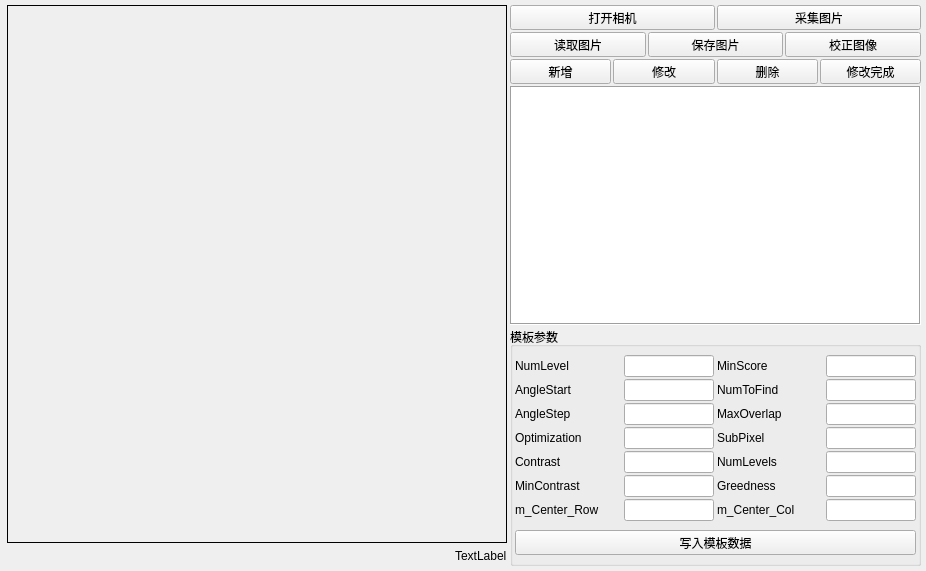
<?xml version="1.0" encoding="UTF-8"?>
<ui version="4.0">
 <class>ModelParSet</class>
 <widget class="QWidget" name="ModelParSet">
  <property name="geometry">
   <rect>
    <x>0</x>
    <y>0</y>
    <width>926</width>
    <height>571</height>
   </rect>
  </property>
  <property name="mouseTracking">
   <bool>true</bool>
  </property>
  <property name="windowTitle">
   <string>ROIEdit</string>
  </property>
  <property name="styleSheet">
   <string notr="true">QPushButton
{
	font: 50 10pt &quot;微软雅黑&quot;;
}</string>
  </property>
  <layout class="QHBoxLayout" name="horizontalLayout_9">
   <property name="spacing">
    <number>3</number>
   </property>
   <property name="leftMargin">
    <number>5</number>
   </property>
   <property name="topMargin">
    <number>5</number>
   </property>
   <property name="rightMargin">
    <number>5</number>
   </property>
   <property name="bottomMargin">
    <number>5</number>
   </property>
   <item>
    <layout class="QVBoxLayout" name="verticalLayout_5">
     <property name="spacing">
      <number>3</number>
     </property>
     <property name="leftMargin">
      <number>2</number>
     </property>
     <item>
      <widget class="QLabel" name="label">
       <property name="sizePolicy">
        <sizepolicy hsizetype="Expanding" vsizetype="Expanding">
         <horstretch>0</horstretch>
         <verstretch>0</verstretch>
        </sizepolicy>
       </property>
       <property name="minimumSize">
        <size>
         <width>500</width>
         <height>0</height>
        </size>
       </property>
       <property name="mouseTracking">
        <bool>true</bool>
       </property>
       <property name="frameShape">
        <enum>QFrame::Box</enum>
       </property>
       <property name="text">
        <string/>
       </property>
      </widget>
     </item>
     <item>
      <layout class="QHBoxLayout" name="horizontalLayout_19">
       <item>
        <spacer name="horizontalSpacer">
         <property name="orientation">
          <enum>Qt::Horizontal</enum>
         </property>
         <property name="sizeHint" stdset="0">
          <size>
           <width>40</width>
           <height>20</height>
          </size>
         </property>
        </spacer>
       </item>
       <item>
        <widget class="QLabel" name="lblPosInfo">
         <property name="text">
          <string>TextLabel</string>
         </property>
        </widget>
       </item>
      </layout>
     </item>
    </layout>
   </item>
   <item>
    <layout class="QVBoxLayout" name="verticalLayout_7">
     <property name="spacing">
      <number>2</number>
     </property>
     <item>
      <layout class="QHBoxLayout" name="horizontalLayout_6">
       <item>
        <widget class="QPushButton" name="pbtnCamOpen">
         <property name="maximumSize">
          <size>
           <width>16777215</width>
           <height>25</height>
          </size>
         </property>
         <property name="text">
          <string>打开相机</string>
         </property>
        </widget>
       </item>
       <item>
        <widget class="QPushButton" name="pbtnTakePhoto">
         <property name="maximumSize">
          <size>
           <width>16777215</width>
           <height>25</height>
          </size>
         </property>
         <property name="text">
          <string>采集图片</string>
         </property>
        </widget>
       </item>
      </layout>
     </item>
     <item>
      <layout class="QHBoxLayout" name="horizontalLayout_7">
       <item>
        <widget class="QPushButton" name="pbtnReadImage">
         <property name="maximumSize">
          <size>
           <width>16777215</width>
           <height>25</height>
          </size>
         </property>
         <property name="text">
          <string>读取图片</string>
         </property>
        </widget>
       </item>
       <item>
        <widget class="QPushButton" name="pbtnSave">
         <property name="maximumSize">
          <size>
           <width>16777215</width>
           <height>25</height>
          </size>
         </property>
         <property name="text">
          <string>保存图片</string>
         </property>
        </widget>
       </item>
       <item>
        <widget class="QPushButton" name="pbtnCalImage">
         <property name="maximumSize">
          <size>
           <width>16777215</width>
           <height>25</height>
          </size>
         </property>
         <property name="text">
          <string>校正图像</string>
         </property>
        </widget>
       </item>
      </layout>
     </item>
     <item>
      <layout class="QHBoxLayout" name="horizontalLayout_5"/>
     </item>
     <item>
      <layout class="QHBoxLayout" name="horizontalLayout_10">
       <item>
        <widget class="QPushButton" name="pbtnAdd">
         <property name="maximumSize">
          <size>
           <width>16777215</width>
           <height>25</height>
          </size>
         </property>
         <property name="text">
          <string>新增</string>
         </property>
        </widget>
       </item>
       <item>
        <widget class="QPushButton" name="pbtnEdit">
         <property name="maximumSize">
          <size>
           <width>16777215</width>
           <height>25</height>
          </size>
         </property>
         <property name="text">
          <string>修改</string>
         </property>
        </widget>
       </item>
       <item>
        <widget class="QPushButton" name="pbtnDelete">
         <property name="maximumSize">
          <size>
           <width>16777215</width>
           <height>25</height>
          </size>
         </property>
         <property name="text">
          <string>删除</string>
         </property>
        </widget>
       </item>
       <item>
        <widget class="QPushButton" name="pbtnSendSignal">
         <property name="maximumSize">
          <size>
           <width>16777215</width>
           <height>25</height>
          </size>
         </property>
         <property name="text">
          <string>修改完成</string>
         </property>
        </widget>
       </item>
      </layout>
     </item>
     <item>
      <widget class="QTableWidget" name="tblwgtROI">
       <property name="sizePolicy">
        <sizepolicy hsizetype="Preferred" vsizetype="Expanding">
         <horstretch>0</horstretch>
         <verstretch>0</verstretch>
        </sizepolicy>
       </property>
       <property name="frameShape">
        <enum>QFrame::Box</enum>
       </property>
      </widget>
     </item>
     <item>
      <widget class="QGroupBox" name="groupBox">
       <property name="sizePolicy">
        <sizepolicy hsizetype="Preferred" vsizetype="Expanding">
         <horstretch>0</horstretch>
         <verstretch>0</verstretch>
        </sizepolicy>
       </property>
       <property name="minimumSize">
        <size>
         <width>0</width>
         <height>200</height>
        </size>
       </property>
       <property name="title">
        <string>模板参数</string>
       </property>
       <layout class="QVBoxLayout" name="verticalLayout_3">
        <property name="spacing">
         <number>3</number>
        </property>
        <property name="leftMargin">
         <number>2</number>
        </property>
        <property name="topMargin">
         <number>2</number>
        </property>
        <property name="rightMargin">
         <number>2</number>
        </property>
        <property name="bottomMargin">
         <number>2</number>
        </property>
        <item>
         <layout class="QHBoxLayout" name="horizontalLayout_18">
          <item>
           <layout class="QVBoxLayout" name="verticalLayout">
            <property name="spacing">
             <number>2</number>
            </property>
            <property name="bottomMargin">
             <number>0</number>
            </property>
            <item>
             <layout class="QHBoxLayout" name="horizontalLayout">
              <property name="spacing">
               <number>2</number>
              </property>
              <item>
               <widget class="QLabel" name="label_2">
                <property name="text">
                 <string>NumLevel</string>
                </property>
               </widget>
              </item>
              <item>
               <widget class="QLineEdit" name="ledtNumLevel">
                <property name="minimumSize">
                 <size>
                  <width>90</width>
                  <height>0</height>
                 </size>
                </property>
                <property name="maximumSize">
                 <size>
                  <width>90</width>
                  <height>16777215</height>
                 </size>
                </property>
               </widget>
              </item>
             </layout>
            </item>
            <item>
             <layout class="QHBoxLayout" name="horizontalLayout_2">
              <property name="spacing">
               <number>2</number>
              </property>
              <item>
               <widget class="QLabel" name="label_3">
                <property name="text">
                 <string>AngleStart</string>
                </property>
               </widget>
              </item>
              <item>
               <widget class="QLineEdit" name="ledtAngleStart">
                <property name="minimumSize">
                 <size>
                  <width>90</width>
                  <height>0</height>
                 </size>
                </property>
                <property name="maximumSize">
                 <size>
                  <width>90</width>
                  <height>16777215</height>
                 </size>
                </property>
               </widget>
              </item>
             </layout>
            </item>
            <item>
             <layout class="QHBoxLayout" name="horizontalLayout_3">
              <property name="spacing">
               <number>2</number>
              </property>
              <item>
               <widget class="QLabel" name="label_4">
                <property name="text">
                 <string>AngleStep</string>
                </property>
               </widget>
              </item>
              <item>
               <widget class="QLineEdit" name="ledtAngleStep">
                <property name="minimumSize">
                 <size>
                  <width>90</width>
                  <height>0</height>
                 </size>
                </property>
                <property name="maximumSize">
                 <size>
                  <width>90</width>
                  <height>16777215</height>
                 </size>
                </property>
               </widget>
              </item>
             </layout>
            </item>
            <item>
             <layout class="QHBoxLayout" name="horizontalLayout_4">
              <property name="spacing">
               <number>2</number>
              </property>
              <item>
               <widget class="QLabel" name="label_5">
                <property name="text">
                 <string>Optimization</string>
                </property>
               </widget>
              </item>
              <item>
               <widget class="QLineEdit" name="ledtOptimization">
                <property name="minimumSize">
                 <size>
                  <width>90</width>
                  <height>0</height>
                 </size>
                </property>
                <property name="maximumSize">
                 <size>
                  <width>90</width>
                  <height>16777215</height>
                 </size>
                </property>
               </widget>
              </item>
             </layout>
            </item>
            <item>
             <layout class="QHBoxLayout" name="horizontalLayout_8">
              <property name="spacing">
               <number>2</number>
              </property>
              <item>
               <widget class="QLabel" name="label_6">
                <property name="text">
                 <string>Contrast</string>
                </property>
               </widget>
              </item>
              <item alignment="Qt::AlignRight">
               <widget class="QLineEdit" name="ledtComtrast">
                <property name="minimumSize">
                 <size>
                  <width>90</width>
                  <height>0</height>
                 </size>
                </property>
                <property name="maximumSize">
                 <size>
                  <width>90</width>
                  <height>16777215</height>
                 </size>
                </property>
               </widget>
              </item>
             </layout>
            </item>
            <item>
             <layout class="QHBoxLayout" name="horizontalLayout_11">
              <property name="spacing">
               <number>2</number>
              </property>
              <item>
               <widget class="QLabel" name="label_7">
                <property name="text">
                 <string>MinContrast</string>
                </property>
               </widget>
              </item>
              <item>
               <widget class="QLineEdit" name="ledtMinContrast">
                <property name="minimumSize">
                 <size>
                  <width>90</width>
                  <height>0</height>
                 </size>
                </property>
                <property name="maximumSize">
                 <size>
                  <width>90</width>
                  <height>16777215</height>
                 </size>
                </property>
               </widget>
              </item>
             </layout>
            </item>
            <item>
             <layout class="QHBoxLayout" name="horizontalLayout_26">
              <item>
               <widget class="QLabel" name="label_19">
                <property name="text">
                 <string>m_Center_Row</string>
                </property>
               </widget>
              </item>
              <item>
               <widget class="QLineEdit" name="ledt_Center_Row">
                <property name="minimumSize">
                 <size>
                  <width>90</width>
                  <height>0</height>
                 </size>
                </property>
                <property name="maximumSize">
                 <size>
                  <width>90</width>
                  <height>16777215</height>
                 </size>
                </property>
               </widget>
              </item>
             </layout>
            </item>
           </layout>
          </item>
          <item>
           <layout class="QVBoxLayout" name="verticalLayout_2">
            <property name="spacing">
             <number>2</number>
            </property>
            <property name="bottomMargin">
             <number>0</number>
            </property>
            <item>
             <layout class="QHBoxLayout" name="horizontalLayout_12">
              <property name="spacing">
               <number>2</number>
              </property>
              <item>
               <widget class="QLabel" name="label_8">
                <property name="text">
                 <string>MinScore</string>
                </property>
               </widget>
              </item>
              <item>
               <widget class="QLineEdit" name="ledtMinScore">
                <property name="minimumSize">
                 <size>
                  <width>90</width>
                  <height>0</height>
                 </size>
                </property>
                <property name="maximumSize">
                 <size>
                  <width>90</width>
                  <height>16777215</height>
                 </size>
                </property>
               </widget>
              </item>
             </layout>
            </item>
            <item>
             <layout class="QHBoxLayout" name="horizontalLayout_13">
              <property name="spacing">
               <number>2</number>
              </property>
              <item>
               <widget class="QLabel" name="label_9">
                <property name="text">
                 <string>NumToFind</string>
                </property>
               </widget>
              </item>
              <item alignment="Qt::AlignRight">
               <widget class="QLineEdit" name="ledtNumToFind">
                <property name="minimumSize">
                 <size>
                  <width>90</width>
                  <height>0</height>
                 </size>
                </property>
                <property name="maximumSize">
                 <size>
                  <width>90</width>
                  <height>16777215</height>
                 </size>
                </property>
               </widget>
              </item>
             </layout>
            </item>
            <item>
             <layout class="QHBoxLayout" name="horizontalLayout_14">
              <property name="spacing">
               <number>2</number>
              </property>
              <item>
               <widget class="QLabel" name="label_10">
                <property name="text">
                 <string>MaxOverlap</string>
                </property>
               </widget>
              </item>
              <item>
               <widget class="QLineEdit" name="ledtMaxOverlap">
                <property name="minimumSize">
                 <size>
                  <width>90</width>
                  <height>0</height>
                 </size>
                </property>
                <property name="maximumSize">
                 <size>
                  <width>90</width>
                  <height>16777215</height>
                 </size>
                </property>
               </widget>
              </item>
             </layout>
            </item>
            <item>
             <layout class="QHBoxLayout" name="horizontalLayout_15">
              <property name="spacing">
               <number>2</number>
              </property>
              <item>
               <widget class="QLabel" name="label_11">
                <property name="text">
                 <string>SubPixel</string>
                </property>
               </widget>
              </item>
              <item>
               <widget class="QLineEdit" name="ledtSubPixel">
                <property name="minimumSize">
                 <size>
                  <width>90</width>
                  <height>0</height>
                 </size>
                </property>
                <property name="maximumSize">
                 <size>
                  <width>90</width>
                  <height>16777215</height>
                 </size>
                </property>
               </widget>
              </item>
             </layout>
            </item>
            <item>
             <layout class="QHBoxLayout" name="horizontalLayout_16">
              <property name="spacing">
               <number>2</number>
              </property>
              <item>
               <widget class="QLabel" name="label_12">
                <property name="text">
                 <string>NumLevels</string>
                </property>
               </widget>
              </item>
              <item>
               <widget class="QLineEdit" name="ledtNumLevels">
                <property name="minimumSize">
                 <size>
                  <width>90</width>
                  <height>0</height>
                 </size>
                </property>
                <property name="maximumSize">
                 <size>
                  <width>90</width>
                  <height>16777215</height>
                 </size>
                </property>
               </widget>
              </item>
             </layout>
            </item>
            <item>
             <layout class="QHBoxLayout" name="horizontalLayout_17">
              <property name="spacing">
               <number>2</number>
              </property>
              <item>
               <widget class="QLabel" name="label_13">
                <property name="text">
                 <string>Greedness</string>
                </property>
               </widget>
              </item>
              <item>
               <widget class="QLineEdit" name="ledtGreedness">
                <property name="minimumSize">
                 <size>
                  <width>90</width>
                  <height>0</height>
                 </size>
                </property>
                <property name="maximumSize">
                 <size>
                  <width>90</width>
                  <height>16777215</height>
                 </size>
                </property>
               </widget>
              </item>
             </layout>
            </item>
            <item>
             <layout class="QHBoxLayout" name="horizontalLayout_24">
              <item>
               <widget class="QLabel" name="label_17">
                <property name="text">
                 <string>m_Center_Col</string>
                </property>
               </widget>
              </item>
              <item>
               <widget class="QLineEdit" name="ledt_Center_Col">
                <property name="maximumSize">
                 <size>
                  <width>90</width>
                  <height>16777215</height>
                 </size>
                </property>
               </widget>
              </item>
             </layout>
            </item>
           </layout>
          </item>
         </layout>
        </item>
        <item>
         <widget class="QPushButton" name="pbtnWriteModelPar">
          <property name="maximumSize">
           <size>
            <width>16777215</width>
            <height>25</height>
           </size>
          </property>
          <property name="text">
           <string>写入模板数据</string>
          </property>
         </widget>
        </item>
       </layout>
      </widget>
     </item>
    </layout>
   </item>
  </layout>
 </widget>
 <resources/>
 <connections/>
</ui>
